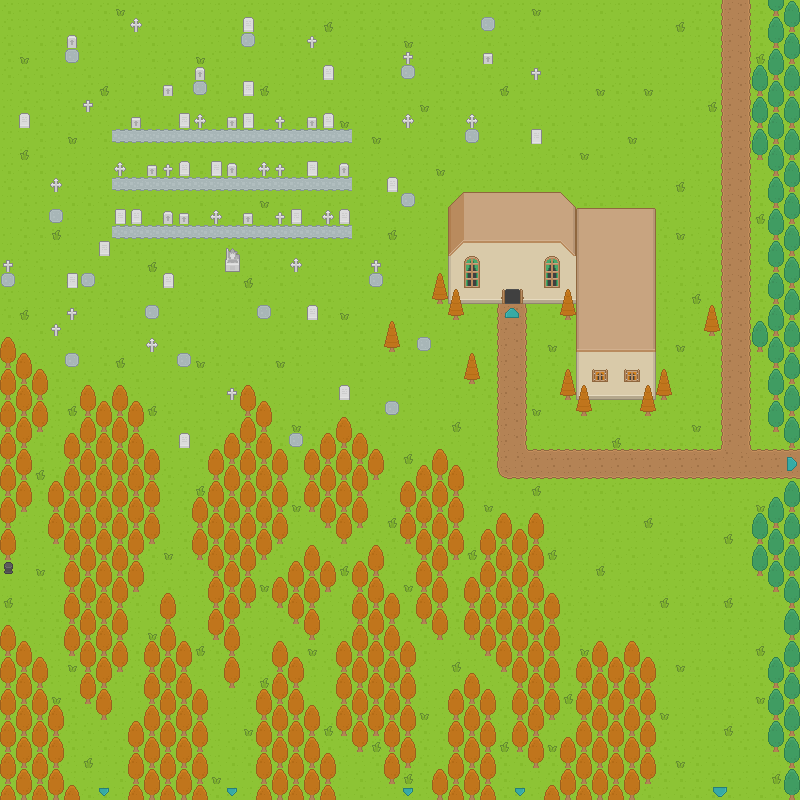

A level layout from a 2D game, rendered from its tile map. Below: a short description, then the map file with tile-grid data replaced by summaries:
An orthogonal 50x50 tile map with 16x16 px tiles, 5 tile layers (Ground Terrain, Ground Overlay, Deco0, Deco1, ...), 5 hidden layers not drawn.

<map version="1.4" tiledversion="1.4.3" orientation="orthogonal" renderorder="right-down" width="50" height="50" tilewidth="16" tileheight="16" infinite="0" nextlayerid="12" nextobjectid="1">
 <editorsettings>
  <export target="The Graveyard.json" format="json" />
 </editorsettings>
 <tileset firstgid="1" source="roguelikeSheet.tsx" />
 <layer id="1" name="Ground Terrain" width="50" height="50">
  <data>[2500 cells, 2500 non-empty, 2 distinct tile ids]</data>
 </layer>
 <layer id="2" name="Ground Overlay" width="50" height="50">
  <data>[2500 cells, 177 non-empty, 11 distinct tile ids]</data>
 </layer>
 <layer id="3" name="Deco0" width="50" height="50">
  <data>[2500 cells, 844 non-empty, 33 distinct tile ids]</data>
 </layer>
 <layer id="6" name="Deco1" width="50" height="50">
  <data>[2500 cells, 22 non-empty, 7 distinct tile ids]</data>
 </layer>
 <layer id="4" name="Above0" width="50" height="50">
  <data>[2500 cells, 154 non-empty, 20 distinct tile ids]</data>
 </layer>
 <layer id="5" name="Collision" width="50" height="50" visible="0">
  <data>[2500 cells, 787 non-empty, 2 distinct tile ids]</data>
 </layer>
 <layer id="7" name="The Weeping Forest:-1:32:down:" width="50" height="50" visible="0">
  <data>[2500 cells, 6 non-empty, 3 distinct tile ids]</data>
 </layer>
 <layer id="10" name="The Hideout:256:736:up:" width="50" height="50" visible="0">
  <data>[2500 cells, 2 non-empty, 2 distinct tile ids]</data>
 </layer>
 <layer id="11" name="The Pathway:32:-1:right:" width="50" height="50" visible="0">
  <data>[2500 cells, 2 non-empty, 2 distinct tile ids]</data>
 </layer>
 <layer id="9" name="Broken Piano:activator4:" width="50" height="50" visible="0">
  <data>[2500 cells, 6 non-empty, 1 distinct tile ids]</data>
 </layer>
</map>
